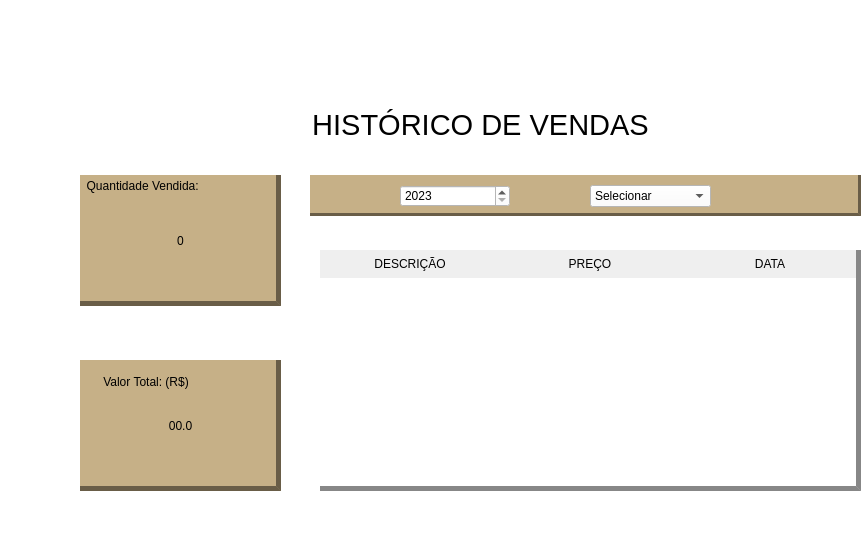
   <widget class="QFrame" name="historico">
    <property name="geometry">
     <rect>
      <x>2000</x>
      <y>70</y>
      <width>861</width>
      <height>551</height>
     </rect>
    </property>
    <property name="minimumSize">
     <size>
      <width>300</width>
      <height>551</height>
     </size>
    </property>
    <property name="maximumSize">
     <size>
      <width>881</width>
      <height>551</height>
     </size>
    </property>
    <property name="styleSheet">
     <string notr="true">
background-color: rgba(255, 255, 255, 0);</string>
    </property>
    <property name="frameShape">
     <enum>QFrame::StyledPanel</enum>
    </property>
    <property name="frameShadow">
     <enum>QFrame::Raised</enum>
    </property>
    <widget class="QLabel" name="label_14">
     <property name="geometry">
      <rect>
       <x>80</x>
       <y>175</y>
       <width>201</width>
       <height>131</height>
      </rect>
     </property>
     <property name="styleSheet">
      <string notr="true">background-color: rgb(198, 176, 135);
border-right: 5 solid rgba(0, 0, 0, 120);
border-bottom: 5 solid rgba(0, 0, 0, 120);

</string>
     </property>
     <property name="text">
      <string/>
     </property>
     <property name="alignment">
      <set>Qt::AlignCenter</set>
     </property>
    </widget>
    <widget class="QLabel" name="label_15">
     <property name="geometry">
      <rect>
       <x>80</x>
       <y>175</y>
       <width>201</width>
       <height>21</height>
      </rect>
     </property>
     <property name="styleSheet">
      <string notr="true">algnment: center;
background:rgba(198, 176, 135, 0);

font: 75 12pt &quot;Noto Serif&quot;;</string>
     </property>
     <property name="text">
      <string>  Quantidade Vendida:</string>
     </property>
    </widget>
    <widget class="QLabel" name="label_16">
     <property name="geometry">
      <rect>
       <x>80</x>
       <y>360</y>
       <width>201</width>
       <height>131</height>
      </rect>
     </property>
     <property name="styleSheet">
      <string notr="true">background-color: rgb(198, 176, 135);
border-right: 5 solid rgba(0, 0, 0, 120);
border-bottom: 5 solid rgba(0, 0, 0, 120);

</string>
     </property>
     <property name="text">
      <string/>
     </property>
     <property name="alignment">
      <set>Qt::AlignCenter</set>
     </property>
    </widget>
    <widget class="QLabel" name="label_17">
     <property name="geometry">
      <rect>
       <x>80</x>
       <y>360</y>
       <width>201</width>
       <height>43</height>
      </rect>
     </property>
     <property name="styleSheet">
      <string notr="true">algnment: center;
pedding-left: 30;
background:rgba(198, 176, 135, 0);
font: 75 12pt &quot;Noto Serif&quot;;</string>
     </property>
     <property name="text">
      <string>       Valor Total: (R$)</string>
     </property>
    </widget>
    <widget class="QPushButton" name="pushButton_7">
     <property name="geometry">
      <rect>
       <x>770</x>
       <y>180</y>
       <width>35</width>
       <height>27</height>
      </rect>
     </property>
     <property name="styleSheet">
      <string notr="true">QPushButton {
	color: rgb(255, 255, 255);
	border-radius: 10;
	
	image: url(:/imgs/icons/1608826_search_icon.png);
	background-color: rgb(0,255,0, 0);

	color: rgb(192, 171, 131);
	font: 81 7pt &quot;Rockwell Extra Bold&quot;;
}

QPushButton:pressed {
	background-color: rgb(0, 0, 0, 0.7);


}
</string>
     </property>
     <property name="text">
      <string/>
     </property>
    </widget>
    <widget class="QComboBox" name="comboBox">
     <property name="geometry">
      <rect>
       <x>590</x>
       <y>185</y>
       <width>121</width>
       <height>22</height>
      </rect>
     </property>
     <property name="styleSheet">
      <string notr="true">background-color: rgb(255, 255, 255);</string>
     </property>
     <item>
      <property name="text">
       <string>Selecionar</string>
      </property>
     </item>
     <item>
      <property name="text">
       <string>Janeiro</string>
      </property>
     </item>
     <item>
      <property name="text">
       <string>Fervereiro</string>
      </property>
     </item>
     <item>
      <property name="text">
       <string>Março</string>
      </property>
     </item>
     <item>
      <property name="text">
       <string>Abril</string>
      </property>
     </item>
     <item>
      <property name="text">
       <string>Maio</string>
      </property>
     </item>
     <item>
      <property name="text">
       <string>Junho</string>
      </property>
     </item>
     <item>
      <property name="text">
       <string>Julho</string>
      </property>
     </item>
     <item>
      <property name="text">
       <string>Agosto</string>
      </property>
     </item>
     <item>
      <property name="text">
       <string>Setembro</string>
      </property>
     </item>
     <item>
      <property name="text">
       <string>Outubro</string>
      </property>
     </item>
     <item>
      <property name="text">
       <string>Novembro</string>
      </property>
     </item>
     <item>
      <property name="text">
       <string>Dezembro</string>
      </property>
     </item>
    </widget>
    <widget class="QDateEdit" name="dateEdit">
     <property name="geometry">
      <rect>
       <x>400</x>
       <y>185</y>
       <width>110</width>
       <height>22</height>
      </rect>
     </property>
     <property name="styleSheet">
      <string notr="true">background-color: rgb(255, 255, 255);</string>
     </property>
     <property name="minimumDate">
      <date>
       <year>2023</year>
       <month>1</month>
       <day>1</day>
      </date>
     </property>
     <property name="displayFormat">
      <string>yyyy</string>
     </property>
    </widget>
    <widget class="QLabel" name="label_18">
     <property name="geometry">
      <rect>
       <x>80</x>
       <y>225</y>
       <width>201</width>
       <height>31</height>
      </rect>
     </property>
     <property name="styleSheet">
      <string notr="true">algnment: center;
background:rgba(198, 176, 135, 0);
font: 75 16pt &quot;Noto Serif&quot;;</string>
     </property>
     <property name="text">
      <string>0</string>
     </property>
     <property name="alignment">
      <set>Qt::AlignCenter</set>
     </property>
    </widget>
    <widget class="QLabel" name="label_19">
     <property name="geometry">
      <rect>
       <x>80</x>
       <y>410</y>
       <width>201</width>
       <height>31</height>
      </rect>
     </property>
     <property name="styleSheet">
      <string notr="true">algnment: center;
background:rgba(198, 176, 135, 0);
font: 75 16pt &quot;Noto Serif&quot;;</string>
     </property>
     <property name="text">
      <string>00.0</string>
     </property>
     <property name="alignment">
      <set>Qt::AlignCenter</set>
     </property>
    </widget>
    <widget class="QLabel" name="label_20">
     <property name="geometry">
      <rect>
       <x>310</x>
       <y>175</y>
       <width>551</width>
       <height>41</height>
      </rect>
     </property>
     <property name="styleSheet">
      <string notr="true">
QLabel {
  background-color: rgb(198, 176, 135);
	font: 81 20pt &quot;Rockwell Extra Bold&quot;;
  	
	border-bottom: 3px solid rgba(0, 0, 0, 120);
	border-right: 3px solid rgba(0, 0, 0, 120);
}</string>
     </property>
     <property name="text">
      <string/>
     </property>
    </widget>
    <widget class="QTableWidget" name="tableWidget_3">
     <property name="geometry">
      <rect>
       <x>320</x>
       <y>250</y>
       <width>541</width>
       <height>241</height>
      </rect>
     </property>
     <property name="styleSheet">
      <string notr="true">QTableWidget {
    background-color: qlineargradient(spread:reflect, x1:1, y1:0.000227273, x2:1, y2:1, stop:0 rgba(198, 176, 135, 255), stop:0.0157895 rgba(198, 176, 135, 255), stop:0.368421 rgba(125, 111, 85, 255), stop:0.531579 rgba(103, 92, 70, 255), stop:0.878947 rgba(193, 172, 132, 255), stop:1 rgba(99, 88, 67, 255));
    selection-background-color: rgb(198, 176, 135);
    selection-color: black;
    border: none;
	font: 75 12pt &quot;Noto Serif&quot;;
	border-right: 5 solid rgba(0, 0, 0, 120);
	border-bottom: 5 solid rgba(0, 0, 0, 120);
}

QTableWidget::item:selected {
    background-color: rgb(198, 176, 135);
    color: black;
}

QHeaderView::section {
    background-color: ;
	color: rgb(255, 255, 255);
	color: rgb(158, 140, 108);
    color: black;
    padding: 5px;
    border: none;
}

QTableWidget::horizontalHeader {
    background-color: rgb(226, 201, 155);
	color: rgb(255, 255, 255);
    color: black;
    border: none;
}


QTableWidget QScrollBar:vertical {
    border: none;
    background-color: #f2f2f2;
    width: 10px;
    margin: 0px 0 0px 0;
}




</string>
     </property>
     <property name="horizontalScrollBarPolicy">
      <enum>Qt::ScrollBarAlwaysOff</enum>
     </property>
     <property name="autoScroll">
      <bool>false</bool>
     </property>
     <property name="editTriggers">
      <set>QAbstractItemView::AnyKeyPressed|QAbstractItemView::EditKeyPressed</set>
     </property>
     <property name="selectionBehavior">
      <enum>QAbstractItemView::SelectRows</enum>
     </property>
     <property name="textElideMode">
      <enum>Qt::ElideMiddle</enum>
     </property>
     <property name="horizontalScrollMode">
      <enum>QAbstractItemView::ScrollPerItem</enum>
     </property>
     <property name="showGrid">
      <bool>false</bool>
     </property>
     <property name="rowCount">
      <number>0</number>
     </property>
     <attribute name="horizontalHeaderMinimumSectionSize">
      <number>180</number>
     </attribute>
     <attribute name="horizontalHeaderDefaultSectionSize">
      <number>180</number>
     </attribute>
     <attribute name="verticalHeaderVisible">
      <bool>false</bool>
     </attribute>
     <attribute name="verticalHeaderDefaultSectionSize">
      <number>35</number>
     </attribute>
     <attribute name="verticalHeaderHighlightSections">
      <bool>true</bool>
     </attribute>
     <column>
      <property name="text">
       <string>DESCRIÇÃO</string>
      </property>
     </column>
     <column>
      <property name="text">
       <string>PREÇO</string>
      </property>
     </column>
     <column>
      <property name="text">
       <string>DATA</string>
      </property>
     </column>
    </widget>
    <widget class="QLabel" name="label_21">
     <property name="geometry">
      <rect>
       <x>70</x>
       <y>100</y>
       <width>821</width>
       <height>51</height>
      </rect>
     </property>
     <property name="styleSheet">
      <string notr="true">algnment: center;
font: 75 16pt &quot;Noto Serif&quot;;
background:rgba(198, 176, 135, 0);</string>
     </property>
     <property name="text">
      <string>&lt;html&gt;&lt;head/&gt;&lt;body&gt;&lt;p align=&quot;center&quot;&gt;&lt;span style=&quot; font-size:22pt; color:#000000;&quot;&gt;HISTÓRICO DE VENDAS&lt;/span&gt;&lt;/p&gt;&lt;/body&gt;&lt;/html&gt;</string>
     </property>
     <property name="alignment">
      <set>Qt::AlignCenter</set>
     </property>
    </widget>
    <zorder>label_14</zorder>
    <zorder>label_15</zorder>
    <zorder>label_16</zorder>
    <zorder>label_17</zorder>
    <zorder>label_18</zorder>
    <zorder>label_19</zorder>
    <zorder>label_20</zorder>
    <zorder>tableWidget_3</zorder>
    <zorder>label_21</zorder>
    <zorder>comboBox</zorder>
    <zorder>dateEdit</zorder>
    <zorder>pushButton_7</zorder>
   </widget>
